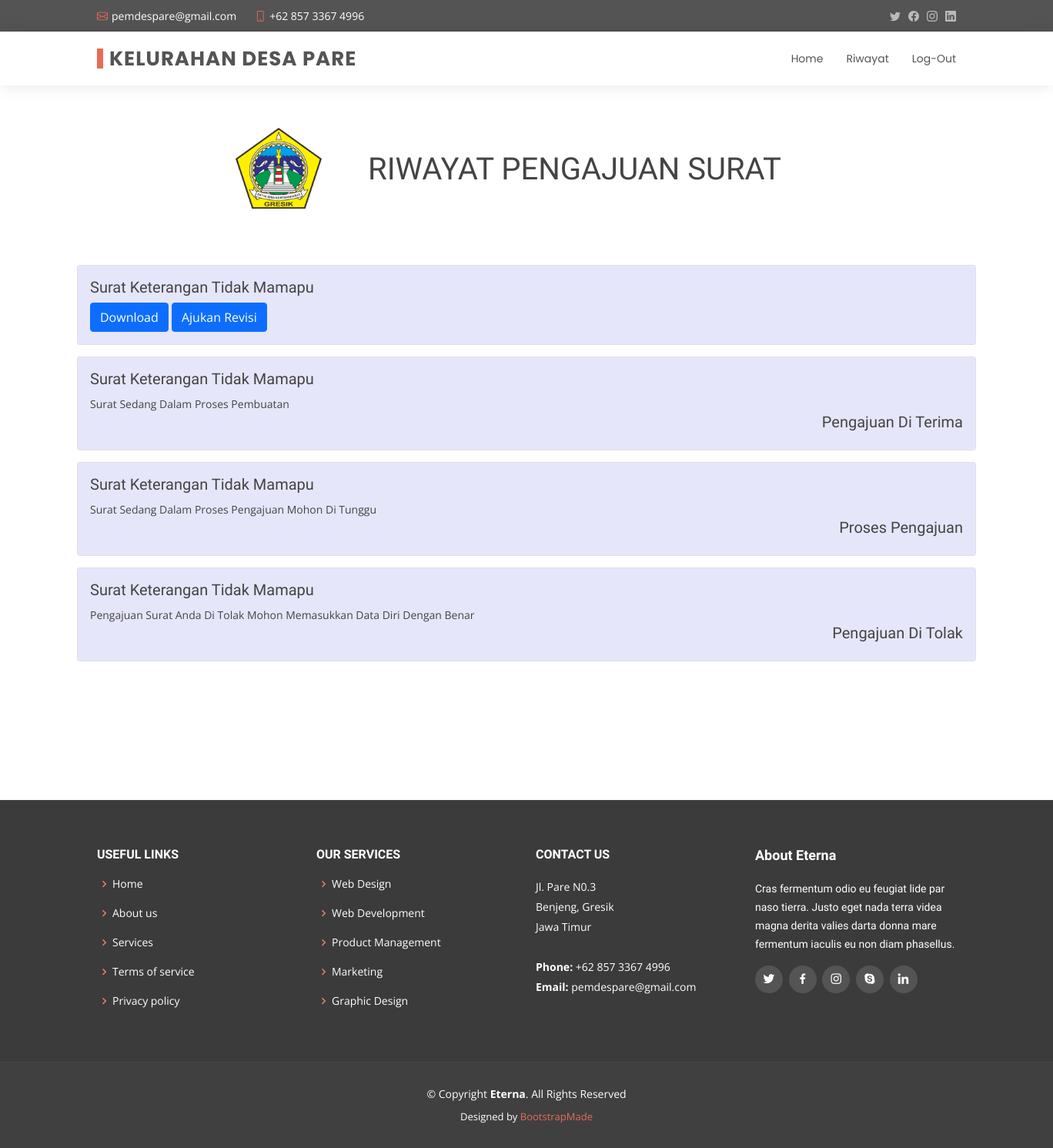
The page /user/riwayat.php (signed in) on the database its author committed.
### tables this page shows
CREATE TABLE `tb_pengajuan` (
  `id_pengajuan` int(11) NOT NULL,
  `nik` varchar(100) DEFAULT NULL,
  `kode_surat` varchar(5) DEFAULT NULL,
  `tgl_pengajuan` datetime DEFAULT NULL,
  `keperluan` varchar(200) DEFAULT NULL,
  `jenis_pengajuan` varchar(50) DEFAULT NULL,
  `status_pengajuan` enum('Menunggu','Di Terima','Di Tolak','Revisi Di Terima','Revisi Selesai') DEFAULT NULL
);

CREATE TABLE `tb_surat` (
  `kode_surat` char(5) NOT NULL,
  `jenis_surat` varchar(50) NOT NULL,
  `surat_keluar` int(11) NOT NULL
);

### user/riwayat.php (the view, shortened to what this page needs)
<?php include "../connect/koneksi.php"; ?>
<!DOCTYPE html>
<html lang="en">
<head>
  <link href="../assets/vendor/animate.css/animate.min.css" rel="stylesheet">
  <link href="../assets/vendor/bootstrap/css/bootstrap.min.css" rel="stylesheet">
  <link href="../assets/vendor/bootstrap-icons/bootstrap-icons.css" rel="stylesheet">
  <link href="../assets/vendor/boxicons/css/boxicons.min.css" rel="stylesheet">
  <link href="../assets/vendor/glightbox/css/glightbox.min.css" rel="stylesheet">
  <link href="../assets/vendor/swiper/swiper-bundle.min.css" rel="stylesheet">
  <link href="../assets/css/style.css" rel="stylesheet">
</head>
<body>
  <?php include "../desain/navbar.php" ?>
  <?php
  $nik = $_SESSION['nik'];
  $data_pengajuan = mysqli_query($koneksi, "SELECT tb_pengajuan.id_pengajuan, tb_pengajuan.status_pengajuan, tb_pengajuan.jenis_pengajuan, tb_surat.jenis_surat FROM tb_pengajuan INNER JOIN tb_surat USING(kode_surat) WHERE tb_pengajuan.nik = '$nik'");
  ?>
  <main id="main">
    <section id="services" class="services">
      <div class="container" style="margin-top: 40PX;">
        <img src="../assets/img/gresik.png" alt="" class="img-fluid" style="width: 10%; margin-top: 15PX; margin-bottom: 15px; margin-left:180px">
        <h1 style="text-align: center; margin-top: -90px; margin-left: -75px; margin-bottom: 40px; margin-right:-200px"> RIWAYAT PENGAJUAN SURAT</h1>
      </div>
      <div class="contaiiner" style="margin:100px; margin-top:100px">
        <?php
        if (mysqli_fetch_assoc($data_pengajuan) == NULL) {
          echo '<h1>Tidak Ada Pengajuan Surat<h1>';
        } else {
          foreach ($data_pengajuan as $row) {
            $id_pengajuan = $row['id_pengajuan'];
            $data_arsip_surat = mysqli_fetch_assoc(mysqli_query($koneksi, "SELECT * FROM tb_arsip_surat INNER JOIN tb_pengajuan USING(id_pengajuan) INNER JOIN tb_user USING(nik) WHERE tb_user.nik= '$nik' and tb_pengajuan.id_pengajuan = $id_pengajuan "));
            if ($row['status_pengajuan'] == 'Di Terima' || $row['status_pengajuan'] == 'Revisi Di Terima' || $row['status_pengajuan'] == 'Revisi Selesai') {
              if ($data_arsip_surat['file_surat'] != '') {
                if ($row['jenis_pengajuan'] == 'Baru') { ?>
                  <div class="card w-70" style="margin-bottom: 15px;">
                    <div class="card-body" style="background-color:lavender;">
                      <h5 class="card-title"><?= $row['jenis_surat'] ?></h5>
                      <a href="../surat_keluar/<?= $data_arsip_surat['file_surat'] ?>" class="btn btn-primary">Download</a>
                      <a href="../form_input/form_revisi.php?id_pengajuan=<?= $row['id_pengajuan'] ?>" class="btn btn-primary">Ajukan Revisi</a>
                    </div>
                  </div>
                  <?php } else {
                  if ($row['status_pengajuan'] == 'Revisi Di Terima') { ?>
                    <div class="card w-70" style="margin-bottom: 15px;">
                      <div class="card-body" style="background-color:lavender;">
                        <h5 class="card-title"><?= $row['jenis_surat'] ?></h5>
                        <small>Surat Sedang Di Revisi</small>
                        <h5 class="card-title" style="text-align: right;">Pengajuan Revisi Di Terima </h5>
                        <a href="../surat_keluar/<?= $data_arsip_surat['file_surat'] ?>" class="btn btn-primary">Download</a>
                      </div>
                    </div>
                  <?php } else { ?>
                    <div class="card w-70" style="margin-bottom: 15px;">
                      <div class="card-body" style="background-color:lavender;">
                        <h5 class="card-title"><?= $row['jenis_surat'] ?></h5>
                        <a href="../surat_keluar/<?= $data_arsip_surat['file_surat'] ?>" class="btn btn-primary">Download</a>
                        <a href="../form_input/form_revisi.php?id_pengajuan=<?= $row['id_pengajuan'] ?>" class="btn btn-primary">Ajukan Revisi</a>
                      </div>
                    </div>
                <?php }
                }
              } else { ?>
                <div class="card w-70" style="margin-bottom: 15px;">
                  <div class="card-body" style="background-color:lavender;">
                    <h5 class="card-title"><?= $row['jenis_surat'] ?></h5>
                    <small>Surat Sedang Dalam Proses Pembuatan</small>
                    <h5 class="card-title" style="text-align: right;">Pengajuan Di Terima </h5>
                  </div>
                </div>
              <?php }
            } elseif ($row['status_pengajuan'] == 'Menunggu') {
              if ($row['jenis_pengajuan'] == 'Baru') { ?>
                <div class="card w-70" style="margin-bottom: 15px;">
                  <div class="card-body" style="background-color:lavender;">
                    <h5 class="card-title"><?= $row['jenis_surat'] ?></h5>
                    <small>Surat Sedang Dalam Proses Pengajuan Mohon Di Tunggu</small>
                    <h5 class="card-title" style="text-align: right;">Proses Pengajuan</h5>
                  </div>
                </div>
              <?php } ?>
            <?php } elseif ($row['status_pengajuan'] == 'Di Tolak') { ?>
              <div class="card w-70" style="margin-bottom: 15px;">
                <div class="card-body" style="background-color:lavender;">
                  <h5 class="card-title"><?= $row['jenis_surat'] ?></h5>
                  <small>Pengajuan Surat Anda Di Tolak Mohon Memasukkan Data Diri Dengan Benar</small>
                  <h5 class="card-title" style="text-align: right;">Pengajuan Di Tolak</h5>
                </div>
              </div>
            <?php }  ?>
        <?php $y++;
          }
        } ?>
      </div>
    </section>
  </main>
  <footer id="footer">
    <div class="footer-top">
      <div class="container">
        <div class="row">
          <div class="col-lg-3 col-md-6 footer-links">
            <h4>Useful Links</h4>
            <ul>
              <li><i class="bx bx-chevron-right"></i> <a href="#">Home</a></li>
              <li><i class="bx bx-chevron-right"></i> <a href="#">About us</a></li>
              <li><i class="bx bx-chevron-right"></i> <a href="#">Services</a></li>
              <li><i class="bx bx-chevron-right"></i> <a href="#">Terms of service</a></li>
              <li><i class="bx bx-chevron-right"></i> <a href="#">Privacy policy</a></li>
            </ul>
          </div>
          <div class="col-lg-3 col-md-6 footer-links">
            <h4>Our Services</h4>
            <ul>
              <li><i class="bx bx-chevron-right"></i> <a href="#">Web Design</a></li>
              <li><i class="bx bx-chevron-right"></i> <a href="#">Web Development</a></li>
              <li><i class="bx bx-chevron-right"></i> <a href="#">Product Management</a></li>
              <li><i class="bx bx-chevron-right"></i> <a href="#">Marketing</a></li>
              <li><i class="bx bx-chevron-right"></i> <a href="#">Graphic Design</a></li>
            </ul>
          </div>
          <div class="col-lg-3 col-md-6 footer-contact">
            <h4>Contact Us</h4>
            <p>
              Jl. Pare N0.3 <br>
              Benjeng, Gresik<br>
              Jawa Timur <br><br>
              <strong>Phone:</strong> +62 857 3367 4996<br>
              <strong>Email:</strong> pemdespare@gmail.com<br>
            </p>
          </div>
          <div class="col-lg-3 col-md-6 footer-info">
            <h3>About Eterna</h3>
            <p>Cras fermentum odio eu feugiat lide par naso tierra. Justo eget nada terra videa magna derita valies darta donna mare fermentum iaculis eu non diam phasellus.</p>
            <div class="social-links mt-3">
              <a href="#" class="twitter"><i class="bx bxl-twitter"></i></a>
              <a href="#" class="facebook"><i class="bx bxl-facebook"></i></a>
              <a href="#" class="instagram"><i class="bx bxl-instagram"></i></a>
              <a href="#" class="google-plus"><i class="bx bxl-skype"></i></a>
              <a href="#" class="linkedin"><i class="bx bxl-linkedin"></i></a>
            </div>
          </div>
        </div>
      </div>
    </div>
    <div class="container">
      <div class="copyright">
        &copy; Copyright <strong><span>Eterna</span></strong>. All Rights Reserved
      </div>
      <div class="credits">
        Designed by <a href="https://bootstrapmade.com/">BootstrapMade</a>
      </div>
    </div>
  </footer>
</body>
</html>

### assets/css/style.css (style rules this page uses)
body { font-family: "Open Sans", sans-serif; color: #444444; }
a { color: #e96b56; text-decoration: none; }
h1, h2, h3, h4, h5, h6 { font-family: "Raleway", sans-serif; }
section { padding: 0 0 80px 0; }
#footer { background: #404040; padding: 0 0 30px 0; color: #fff; font-size: 14px; }
#footer .footer-top { background: #3b3b3b; border-top: 1px solid #474747; border-bottom: 1px solid #474747; padding: 60px 0 30px 0; }
#footer .footer-top .footer-info { margin-bottom: 30px; }
#footer .footer-top .footer-info h3 { font-size: 18px; margin: 0 0 20px 0; padding: 2px 0 2px 0; line-height: 1; font-weight: 700; }
#footer .footer-top .footer-info p { font-size: 14px; line-height: 24px; margin-bottom: 0; font-family: "Raleway", sans-serif; color: #fff; }
#footer .footer-top .social-links a { font-size: 18px; display: inline-block; background: #545454; color: #fff; line-height: 1; padding: 8px 0; margin-right: 4px; border-radius: 50%; text-align: center; width: 36px; height: 36px; transition: 0.3s; }
#footer .footer-top h4 { font-size: 16px; font-weight: bold; color: #fff; text-transform: uppercase; position: relative; padding-bottom: 12px; }
#footer .footer-top .footer-links { margin-bottom: 30px; }
#footer .footer-top .footer-links ul { list-style: none; padding: 0; margin: 0; }
#footer .footer-top .footer-links ul i { padding-right: 2px; color: #ec7f6d; font-size: 18px; line-height: 1; }
#footer .footer-top .footer-links ul li { padding: 10px 0; display: flex; align-items: center; }
#footer .footer-top .footer-links ul li:first-child { padding-top: 0; }
#footer .footer-top .footer-links ul a { color: #fff; transition: 0.3s; display: inline-block; line-height: 1; }
#footer .footer-top .footer-contact { margin-bottom: 30px; }
#footer .footer-top .footer-contact p { line-height: 26px; }
#footer .copyright { text-align: center; padding-top: 30px; }
#footer .credits { padding-top: 10px; text-align: center; font-size: 13px; color: #fff; }

### rows shown on the page
tb_pengajuan: kode_surat.jenis_surat "Surat Keterangan Tidak Mamapu"
tb_pengajuan: kode_surat.jenis_surat "Surat Keterangan Tidak Mamapu"
tb_pengajuan: kode_surat.jenis_surat "Surat Keterangan Tidak Mamapu"
tb_pengajuan: kode_surat.jenis_surat "Surat Keterangan Tidak Mamapu"
